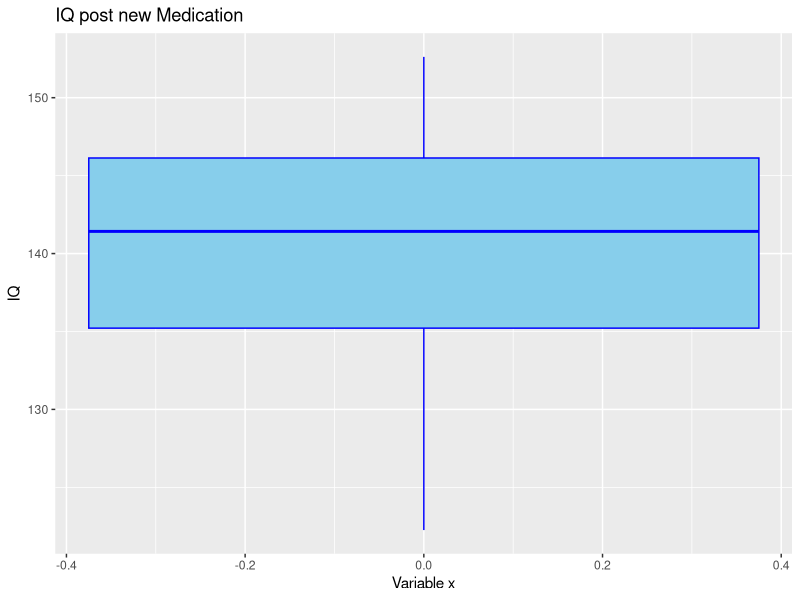

The R script that drew this image:
## ---- chunk 1
knitr::opts_chunk$set(echo = TRUE)
if(!require(ggplot2)){install.packages("ggplot2")}
library(ggplot2)
## ---- chunk 2
#The .. tell R to exit it's current folder
dataset <- read.csv("../Data/week2data.csv")
## ---- chunk 3
ggplot(data = dataset, mapping = aes(y=x)) + geom_boxplot(fill = "skyblue", color = "blue")+
  labs(title = "IQ post new Medication",
       y = "IQ", x="Variable x")
